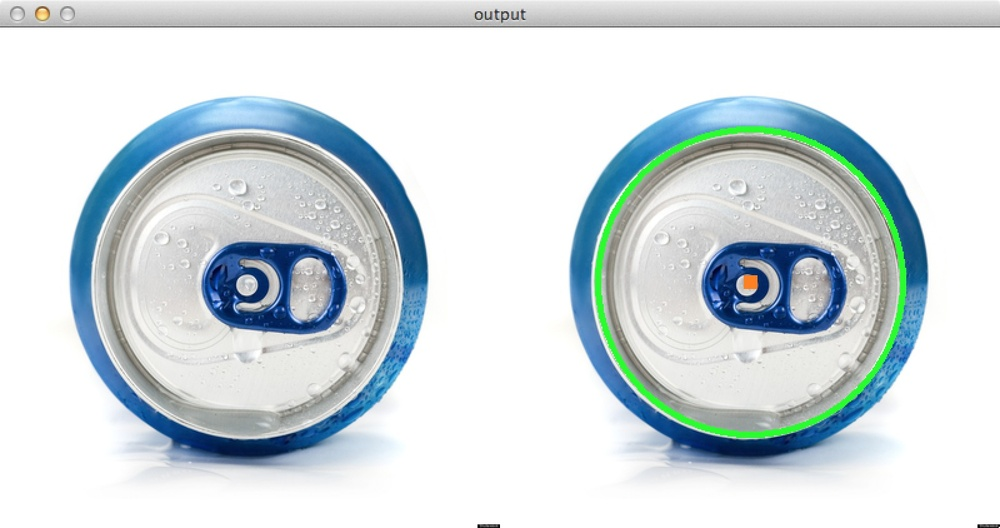
//> input picture images/circles2.jpg, 1000 x 528 px, shrunk from 1600 x 844 before the run
$ ./DetectHoughCircles   (built with g++ and OpenCV 4)
//> lines starting //> are read from the running program, lines starting //| are printed output that depends on the picture; after the words box and inside, x2 and y2 are one past the last pixel; in counts of white or black regions, pixels touching at a corner belong together
#include "opencv2/imgproc/imgproc.hpp"
#include <opencv2/gapi/core.hpp>
#include <opencv2/highgui/highgui.hpp>
#include <iostream>
#include <string>
#include <stdlib.h>
#include <stdio.h>
#include <math.h>

using namespace cv;
using namespace std;

Mat src, src_gray;
Mat dst, detected_edges;
int lowThreshold = 0;
const int max_lowThreshold = 100;
const int canny_ratio = 3;
const int kernel_size = 3;
const char* window_name = "Edge Map";

//==============================================================================================
// References:
//==============================================================================================
// https://www.docs.opencv.org/2.4/modules/imgproc/doc/feature_detection.html?highlight=edge%20detection#canny
//==============================================================================================
//==============================================================================================
// Input data:
//==============================================================================================
// the input folder
string input_folder = "C:\\Users\\mghaz\\Documents\\MyProfDev\\MyPD-2021\\Udemy\\Courses\\Completed\\OpenCV\\Course-001\\Exercises\\OpenCV-Installation\\data\\";

// the input image file name
string input_image_fname = input_folder + "circles2.jpg";

//==============================================================================================
// Output folder:
//==============================================================================================
// output folder name
string output_folder = "C:\\Users\\mghaz\\Documents\\MyProfDev\\MyPD-2021\\Udemy\\Courses\\Completed\\OpenCV\\Course-001\\Exercises\\OpenCV-Installation\\results\\";

int main(int argc, char** argv)
{
    Mat img, gray;
    //if (argc != 2 || !(src = imread(argv[1], 0)).data)
    //    return -1;
    // read the input image
    img = imread(input_image_fname, IMREAD_COLOR); // Load an image
//> img is the input picture: 528 rows x 1000 cols, CV_8UC3; mean B, G, R 222.5, 219, 209.2
    if (!img.data)                              // Check for invalid input
    {
        cout << "Could not open or find the image" << std::endl;
        return -1;
    }
    namedWindow("Display window", WINDOW_AUTOSIZE);// Create a window for display.
    imshow("Display window", img);                   // Show our image inside it.
    // Wait for a keystroke in the window
    waitKey(0);
    // close all windows
    cv::destroyAllWindows();
    cvtColor(img, gray, COLOR_BGR2GRAY);
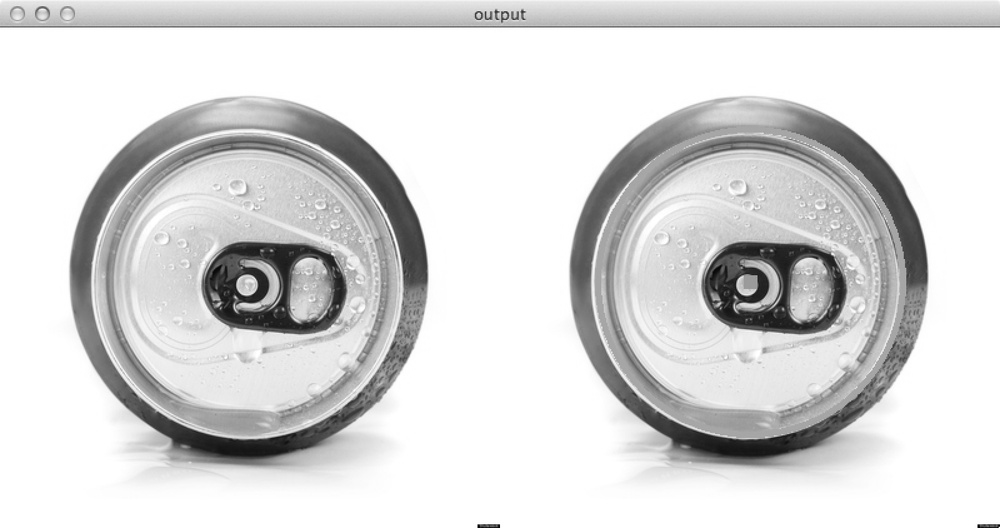
//> gray: 528 rows x 1000 cols, CV_8UC1; min 0, max 255, mean 216.5
    // smooth it, otherwise a lot of false circles may be detected
    GaussianBlur(gray, gray, Size(9, 9), 2, 2);
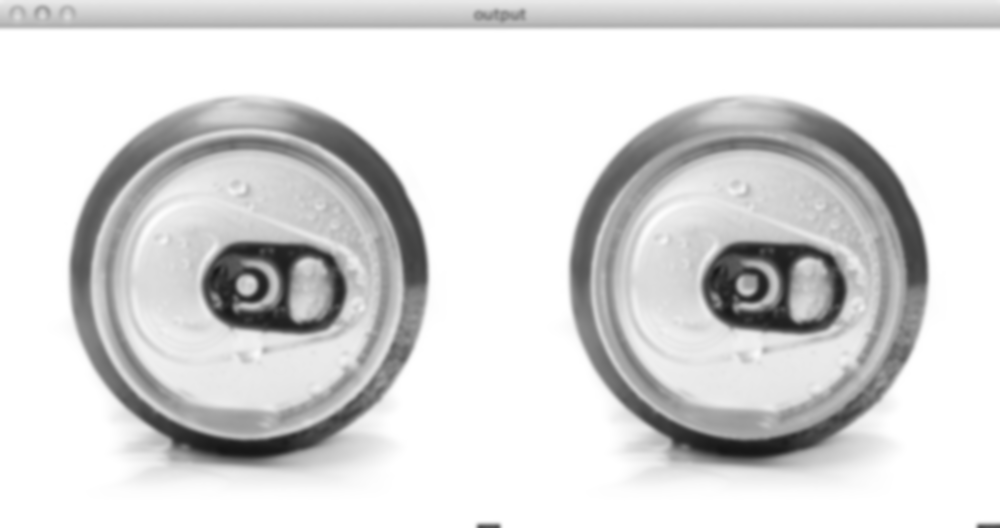
//> gray: 528 rows x 1000 cols, CV_8UC1; min 22, max 255, mean 216.5
    vector<Vec3f> circles;
    HoughCircles(gray, circles, HOUGH_GRADIENT, 2, gray.rows / 4, 200, 100);
//> circles = 2 circles (x, y, radius): [247, 283, 156.6], [747, 283, 156.6]
    for (size_t i = 0; i < circles.size(); i++)
    {
        Point center(cvRound(circles[i][0]), cvRound(circles[i][1]));
        int radius = cvRound(circles[i][2]);
        // draw the circle center
        circle(img, center, 3, Scalar(0, 255, 0), -1, 8, 0);
        // draw the circle outline
        circle(img, center, radius, Scalar(0, 0, 255), 3, 8, 0);
    }
//> this loop made 2 passes
//> (center, radius) on passes 1 to 2: (Point(247, 283), 157), (Point(747, 283), 157)
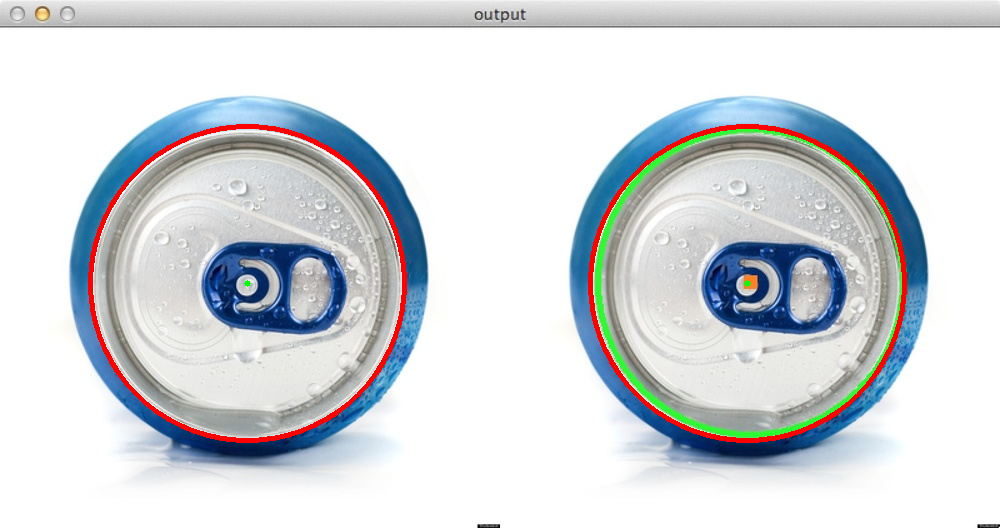
//> img: 528 rows x 1000 cols, CV_8UC3; 1.82% of pixels changed, all inside (x1, y1, x2, y2) = (88, 124, 907, 443)
    namedWindow("circles", 1);
    imshow("circles", img);
    // Wait for a keystroke in the window
    waitKey(0);
    // close all windows
    cv::destroyAllWindows();
    return 0;
}

$ run again, with images/building.jpg copied over images/circles2.jpg
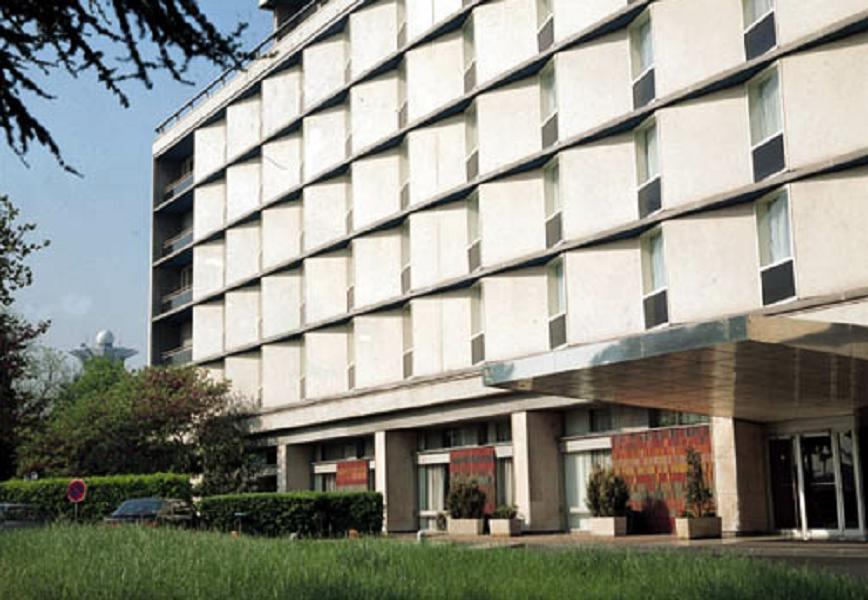
//> input picture images/building.jpg, 868 x 600 px
//> img is the input picture: 600 rows x 868 cols, CV_8UC3; mean B, G, R 133.7, 143.6, 142.9
//> `GaussianBlur(gray, gray, Size(9, 9), 2, 2);`:
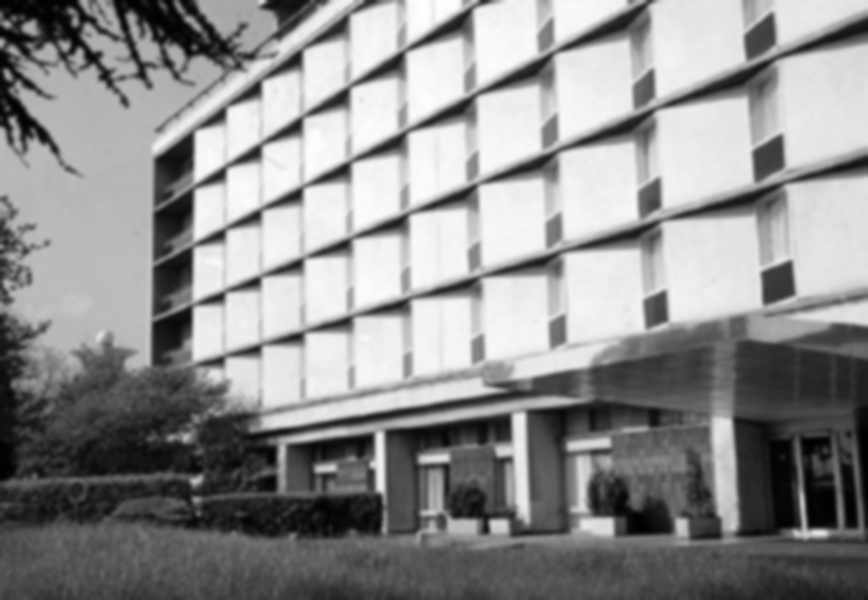
//> gray: 600 rows x 868 cols, CV_8UC1; min 0, max 254, mean 142.3
//> circles = 9 circles (x, y, radius): [355, 223, 201], [545, 311, 225.8], [515, 139, 137.6], [613, 597, 348.6], [139, 185, 128.6], [381, 551, 235.6], [859, 353, 305.4], [669, 423, 201], [709, 157, 61.6]
//> the loop `for (size_t i = 0; i < circles.size(); i++)` made 9 passes
//> (center, radius) on passes 1 to 8: (Point(355, 223), 201), (Point(545, 311), 226), (Point(515, 139), 138), (Point(613, 597), 349), (Point(139, 185), 129), (Point(381, 551), 236), (Point(859, 353), 305), (Point(669, 423), 201)
//> after the loop `for (size_t i = 0; i < circles.size(); i++)`:
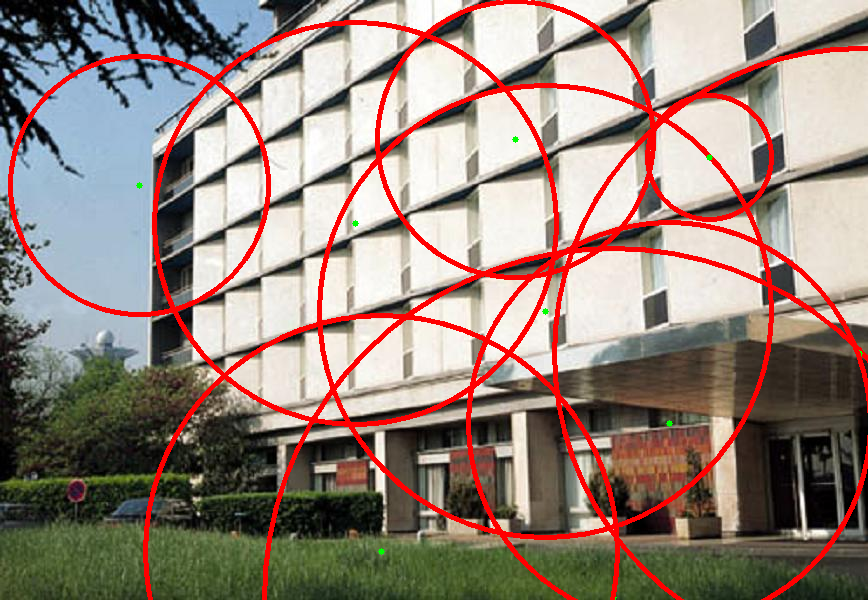
//> img: 600 rows x 868 cols, CV_8UC3; 7.56% of pixels changed, all inside (x1, y1, x2, y2) = (8, 0, 868, 600)
